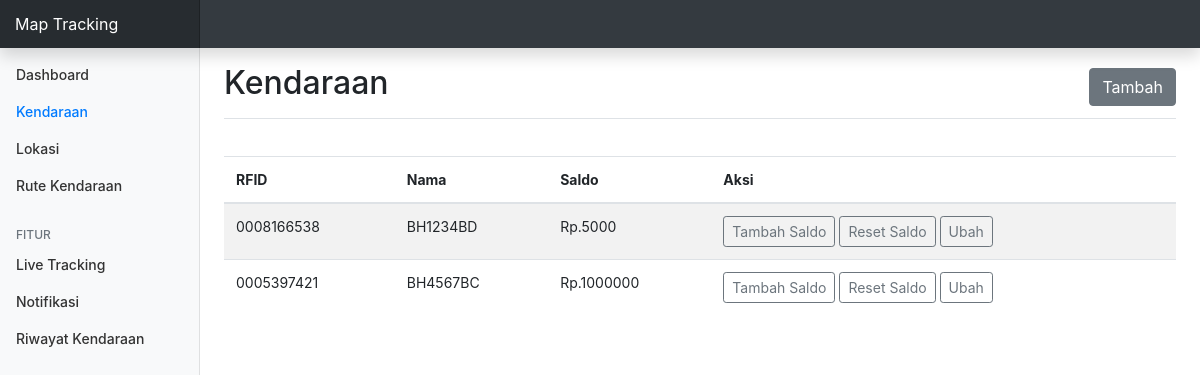
The app's page /?module=device, older data.
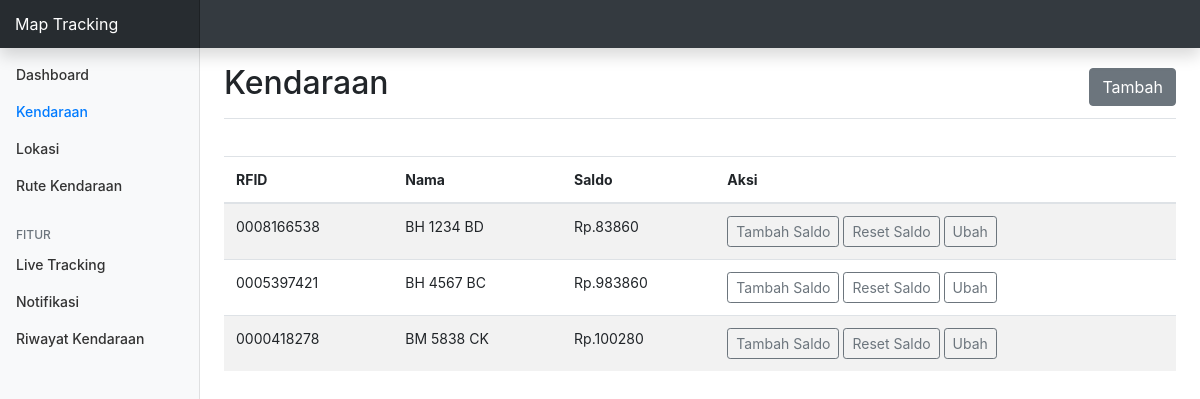
The same page, newer data.
### tables this page shows
CREATE TABLE `devices` (
  `device_id` int(11) NOT NULL,
  `location_id` int(11) DEFAULT NULL,
  `rfid` varchar(50) DEFAULT '',
  `name` varchar(50) DEFAULT '',
  `balance` double DEFAULT '0',
  `created_at` timestamp NOT NULL DEFAULT CURRENT_TIMESTAMP,
  `updated_at` timestamp NOT NULL DEFAULT CURRENT_TIMESTAMP
);

### modules/device/index.php (the view, shortened to what this page needs)
<?php
$queryStatement = $conn->query("SELECT * FROM devices");
?>
<main role="main" class="col-md-9 ml-sm-auto col-lg-10 px-4">
    <div class="d-flex justify-content-between flex-wrap flex-md-nowrap align-items-center pt-3 pb-2 mb-3 border-bottom">
        <h1 class="h2">Kendaraan</h1>
        <div class="btn-toolbar mb-2 mb-md-0">
            <button type="button" class="btn btn-secondary btn-add-device">Tambah</button>
        </div>
    </div>
    <br />
    <div class="table-responsive">
        <table class="table table-striped">
            <thead>
                <tr>
                    <th scope="col">RFID</th>
                    <th scope="col">Nama</th>
                    <th scope="col">Saldo</th>
                    <th scope="col">Aksi</th>
                </tr>
            </thead>
            <tbody>
                <?php while ($device = $queryStatement->fetch_object()) : ?>
                    <tr>
                        <td><?= $device->rfid ?></td>
                        <td><?= $device->name ?></td>
                        <td>Rp.<?= $device->balance ?></td>
                        <td>
                            <button type="button" class="btn btn-sm btn-outline-secondary btn-add-balance" data-id="<?= $device->device_id ?>">Tambah Saldo</button>
                            <button type="button" class="btn btn-sm btn-outline-secondary btn-reset-balance" data-id="<?= $device->device_id ?>">Reset Saldo</button>
                            <button type="button" class="btn btn-sm btn-outline-secondary btn-edit-device" data-id="<?= $device->device_id ?>">Ubah</button>
                        </td>
                    </tr>
                <?php endwhile; ?>
            </tbody>
        </table>
    </div>
</main>

Row changes from the older to the newer data that the page shows:
changed devices (number 1 of 3 on the later page): name "BH1234BD" → "BH 1234 BD"; balance "5000" → "83860"
changed devices (number 2 of 3 on the later page): name "BH4567BC" → "BH 4567 BC"; balance "1000000" → "983860"
added devices: rfid "0000418278", name "BM 5838 CK", balance "100280"
